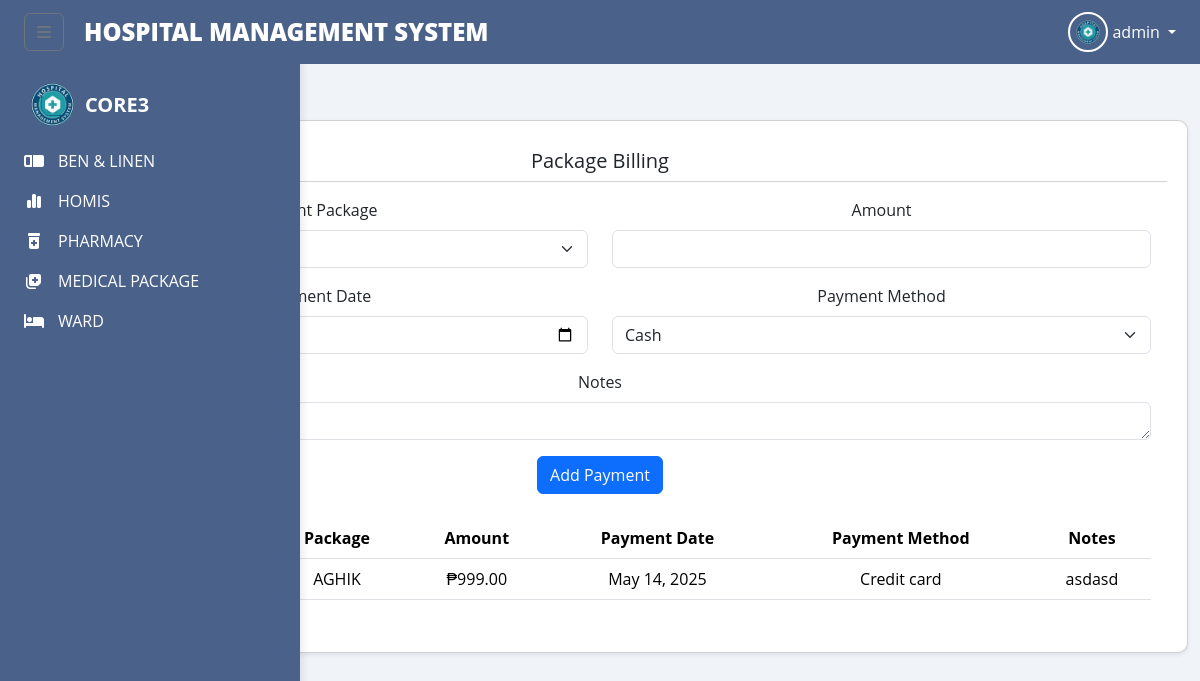
Page /package_billing.php (signed in) on the committed database.
### tables this page shows
CREATE TABLE `package_payments` (
  `payment_id` int(11) NOT NULL,
  `patient_package_id` int(11) NOT NULL,
  `amount` decimal(10,2) NOT NULL,
  `payment_date` date NOT NULL,
  `payment_method` enum('cash','credit_card','debit_card','bank_transfer') NOT NULL,
  `notes` text DEFAULT NULL,
  `created_by` int(11) NOT NULL,
  `created_at` timestamp NOT NULL DEFAULT current_timestamp()
);

CREATE TABLE `medical_packages` (
  `package_id` int(11) NOT NULL,
  `package_name` varchar(255) NOT NULL,
  `description` text NOT NULL,
  `price` decimal(10,2) NOT NULL,
  `duration` int(11) NOT NULL,
  `services` text NOT NULL,
  `created_at` timestamp NOT NULL DEFAULT current_timestamp(),
  `updated_at` timestamp NOT NULL DEFAULT current_timestamp() ON UPDATE current_timestamp()
);

### package_billing.php (the view, shortened to what this page needs)
<?php
include 'config.php';
$payments = [];
$query = "
    SELECT pp.*, CONCAT(p.first_name, ' ', p.last_name) as patient_name, mp.package_name, pt.start_date, pt.end_date
    FROM package_payments pp
    LEFT JOIN patient_packages pt ON pp.patient_package_id = pt.patient_package_id
    LEFT JOIN patients p ON pt.patient_id = p.patient_id
    LEFT JOIN medical_packages mp ON pt.package_id = mp.package_id
    ORDER BY pp.payment_date DESC
";
$result = $conn->query($query);
if ($result) {
    while ($row = $result->fetch_assoc()) {
        $payments[] = $row;
    }
} else {
    $error_message = "Error fetching payments: " . $conn->error;
}
?>
<!DOCTYPE html>
<html lang="en">
<head>
    <link href="https://cdn.jsdelivr.net/npm/bootstrap@5.3.3/dist/css/bootstrap.min.css" rel="stylesheet">
    <link rel="stylesheet" href="https://cdnjs.cloudflare.com/ajax/libs/font-awesome/6.5.2/css/all.min.css">
    <link href='https://unpkg.com/boxicons@2.1.4/css/boxicons.min.css' rel='stylesheet'>
    <link rel="stylesheet" href="../components/tm.css">
</head>
<body>
    <?php include_once 'index.php'; ?>
    <div class="container-fluid py-4">
        <div class="row">
            <div class="col-12">
                <div class="card shadow-sm">
                    <div class="card-header bg-white">
                        <h5 class="mb-0">Package Billing</h5>
                    </div>
                    <div class="card-body">
                        <form method="POST" class="mb-4">
                            <div class="row">
                                <div class="col-md-6 mb-3">
                                    <label class="form-label">Patient Package</label>
                                    <select name="patient_package_id" class="form-select" required>
                                        <option value="">Select Patient Package</option>
                                    </select>
                                </div>
                                <div class="col-md-6 mb-3">
                                    <label class="form-label">Amount</label>
                                    <input type="number" name="amount" class="form-control" step="0.01" required>
                                </div>
                            </div>
                            <div class="row">
                                <div class="col-md-6 mb-3">
                                    <label class="form-label">Payment Date</label>
                                    <input type="date" name="payment_date" class="form-control" value="<?php echo date('Y-m-d'); ?>" required>
                                </div>
                                <div class="col-md-6 mb-3">
                                    <label class="form-label">Payment Method</label>
                                    <select name="payment_method" class="form-select" required>
                                        <option value="cash">Cash</option>
                                    </select>
                                </div>
                            </div>
                            <div class="mb-3">
                                <label class="form-label">Notes</label>
                                <textarea name="notes" class="form-control" rows="1"></textarea>
                            </div>
                            <button type="submit" class="btn btn-primary">Add Payment</button>
                        </form>
                        <div class="table-responsive">
                            <table class="table table-hover">
                                <thead>
                                    <tr>
                                        <th>Patient Name</th>
                                        <th>Package</th>
                                        <th>Amount</th>
                                        <th>Payment Date</th>
                                        <th>Payment Method</th>
                                        <th>Notes</th>
                                    </tr>
                                </thead>
                                <tbody>
                                    <?php if (count($payments) > 0): ?>
                                        <?php foreach ($payments as $payment): ?>
                                            <tr>
                                                <td>
                                                </td>
                                                <td>
                                                    <?php
                                                    echo isset($payment['package_name']) && $payment['package_name'] ?
                                                        htmlspecialchars($payment['package_name']) : 'Unknown Package';
                                                    ?>
                                                </td>
                                                <td>₱<?php echo number_format($payment['amount'], 2); ?></td>
                                                <td><?php echo date('M d, Y', strtotime($payment['payment_date'])); ?></td>
                                                <td><?php echo ucfirst(str_replace('_', ' ', $payment['payment_method'])); ?></td>
                                                <td><?php echo htmlspecialchars($payment['notes']); ?></td>
                                            </tr>
                                        <?php endforeach; ?>
                                    <?php else: ?>
                                        <tr>
                                            <td colspan="6" class="text-center">No payments found</td>
                                        </tr>
                                    <?php endif; ?>
                                </tbody>
                            </table>
                        </div>
                    </div>
                </div>
            </div>
        </div>
    </div>
</body>
</html>

### index.php (style rules this page uses)
body { font-family: 'Open Sans', sans-serif; background-color: #F0F4F8; }
.card { background-color: #fff; border-radius: 10px; box-shadow: 0 6px 12px rgba(0,0,0,0.08); padding: 20px; flex: 1 1 250px; text-align: center; transition: transform 0.3s, box-shadow 0.3s; }

### rows in the picture
package_payments: medical_packages.package_name "AGHIK", amount "999.00", payment_date "May 14, 2025", payment_method "Credit card", notes "asdasd"

### other values in the picture
$_SESSION['account_type'] "admin"
